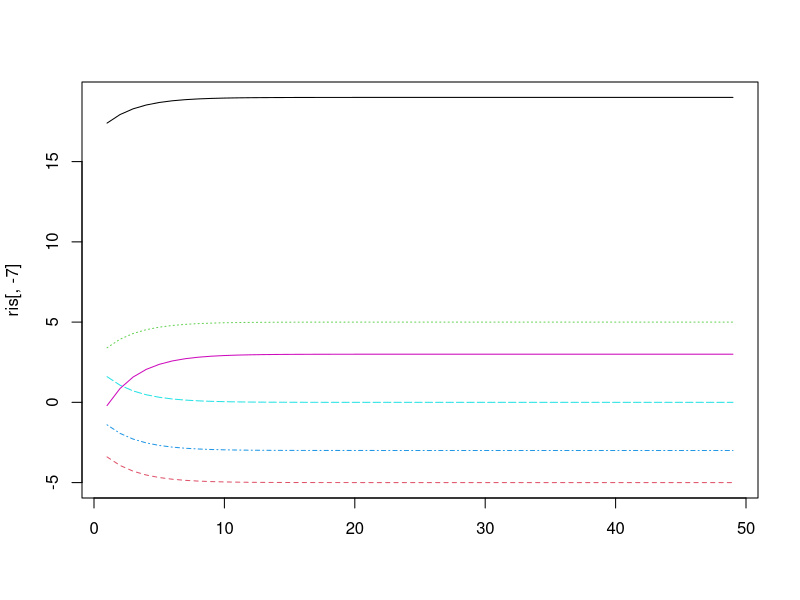
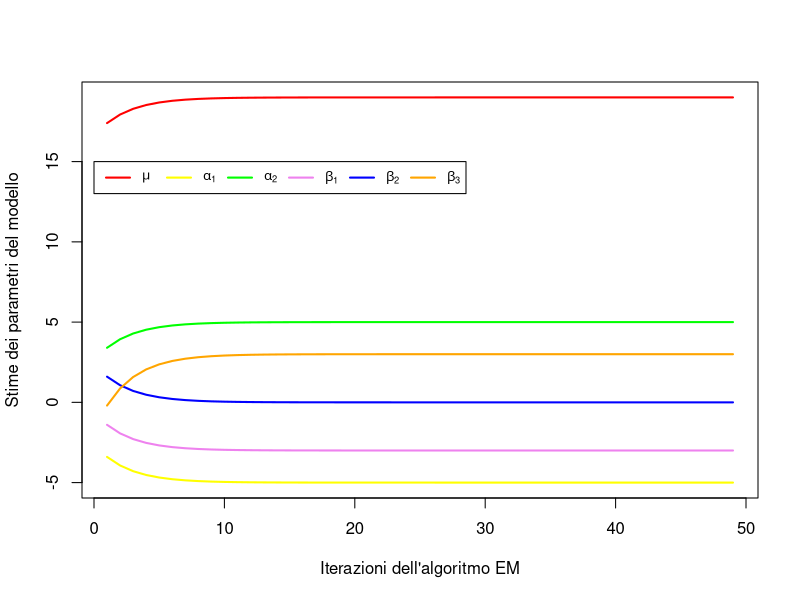

Here is the R script that generated these plots, in order:
## ---- chunk 1
y <- matrix(c(10,15, 17, 22, 23, NA),2,3,byrow=TRUE); y

em1 <- function(y23, y){
ystar <- y
ystar[2,3] <- y23
mu.hat <- mean(ystar)
alpha.hat <- apply(ystar, MAR = 1,
mean) - mean(ystar)
beta.hat <- apply(ystar, MAR = 2,
mean) - mean(ystar)
y23 <- mu.hat + alpha.hat[2] + beta.hat[3]
return(c(mu = mu.hat,
alpha = alpha.hat,
beta = beta.hat,
y23 = y23))
}

em1(21,y)

set.seed(1832)
em.step <- function(y, epsilon= 1e-8){
trace <- NULL
convergenza <- FALSE
trace <- t(em1(y23 = mean(y, na.rm = TRUE), y = y))
y23id <- grep("y23", colnames(trace))
h <- 0
while(!convergenza){
h <- h + 1
trace <- rbind(trace,
em1(y23 = trace[h, "y23"],
y = y))
convergenza <- (dist(trace[h:(h+1), -y23id]) < epsilon)
}
return(trace)
}

em.step(y)
## ---- chunk 2
ris<- em.step(y)
matplot(ris[,-7], type = "l")

names1 <- expression(mu,
alpha[1],
alpha[2],
beta[1],
beta[2],
beta[3])
pal1<- c("red", "yellow", "green", "violet", "blue", "orange")
matplot(ris[,-7],
type = "l",
col = pal1,
lwd = 2,
lty = 1,
xlab = "Iterazioni dell'algoritmo EM",
ylab = "Stime dei parametri del modello")
legend(x = 0,
y = 15,
legend = names1,
lwd = 2 ,
col = pal1,
lty = 1,
horiz=TRUE,
cex=0.8)
## ---- chunk 3

